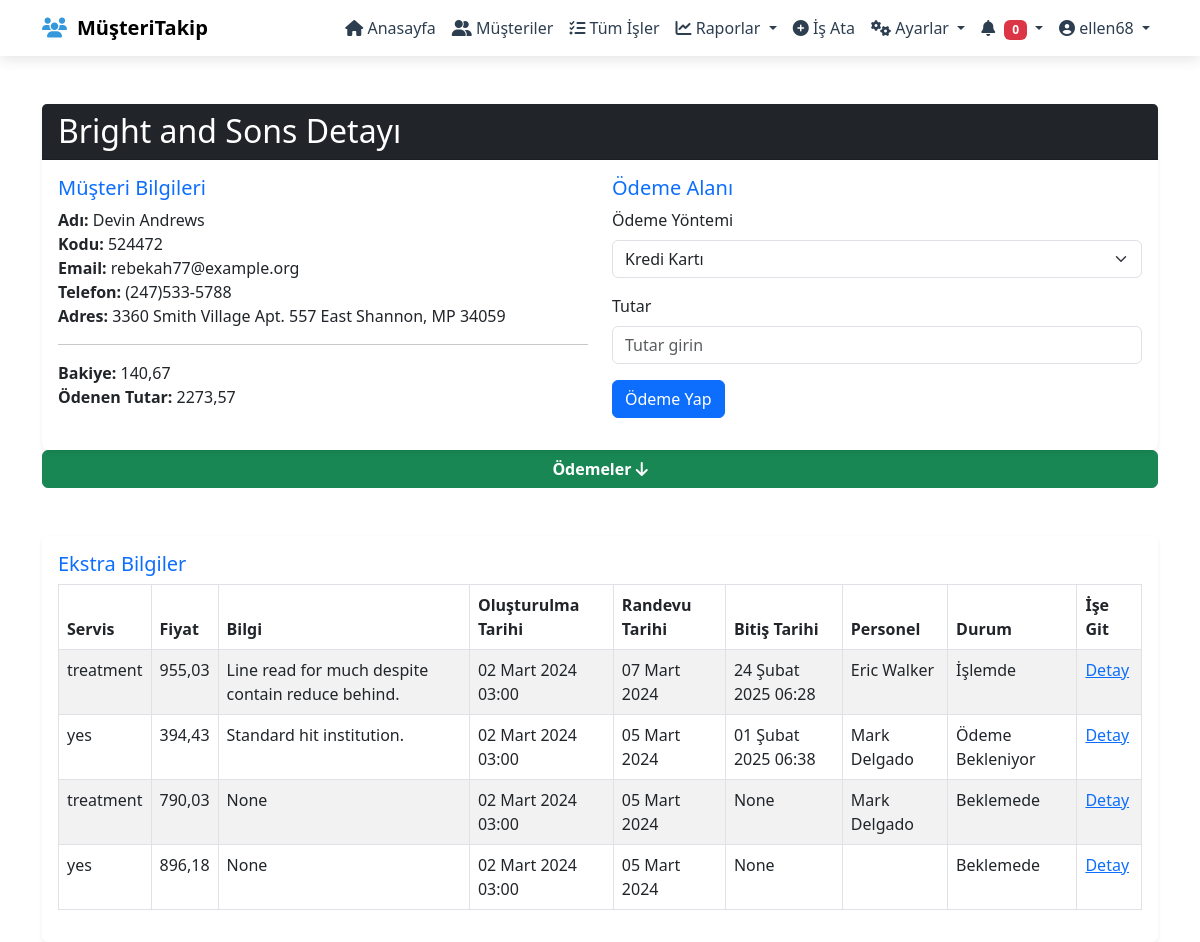
The page /customer_detail/524472 (signed in) on the database its author committed.
### tracking/models.py (models this page shows, shortened)
class User(AbstractUser):
    phone = models.CharField(max_length=15, blank=True, null=True)
    def __str__(self):
        return f"{self.first_name} {self.last_name}"

class Customer(models.Model):
    code = models.CharField(max_length=10, unique=True)
    owner_name = models.CharField(max_length=255)
    owner_surname = models.CharField(max_length=255)
    brand_name = models.CharField(max_length=255)
    address = models.CharField(max_length=255)
    phone = models.CharField(max_length=11)
    email = models.EmailField()
    date_joined = models.DateTimeField(auto_now_add=True)
    created_by = models.ForeignKey(get_user_model(), on_delete=models.CASCADE)
    balance = models.DecimalField(max_digits=10, decimal_places=2, default=0.00)
    paid = models.DecimalField(max_digits=10, decimal_places=2, default=0.00)

class Job(models.Model):
    employee = models.ForeignKey(
        User,
        on_delete=models.CASCADE,
        related_name='employee_jobs'  # employee için ters ilişki
    )
    customer = models.ForeignKey(Customer, on_delete=models.CASCADE, related_name="jobs")
    service = models.ForeignKey(Services, on_delete=models.CASCADE)
    price = models.DecimalField(null=True, blank=True, max_digits=10, decimal_places=2)
    vat = models.IntegerField(null=True, blank=True)
    total_price = models.DecimalField(null=True, blank=True, max_digits=10, decimal_places=2)
    info = models.CharField(max_length=255, null=True, blank=True)
    created_date = models.DateTimeField(auto_now_add=True)
    end_date = models.DateTimeField(null=True, blank=True)
    appointment_date = models.DateField(null=True, blank=True)  # Sadece tarih
    appointment_time = models.TimeField(null=True,blank=True)
    created_by = models.ForeignKey(
        User,
        on_delete=models.CASCADE,
        related_name='created_job'  # created_by için ters ilişki
    )
    STATUS_CHOICES = [
        ('pending', 'Beklemede'),
        ('in_progress', 'İşlemde'),
        ('completed', 'Tamamlandı'),
        ('cancelled', 'İptal'),
        ('awaited','Ödeme Bekleniyor'),
    ]
    status = models.CharField(
        max_length=20,
        choices=STATUS_CHOICES,
        default='pending'
    )

class Services(models.Model):
    name = models.CharField(max_length=255)
    created_by = models.ForeignKey(User, on_delete=models.CASCADE)
    price = models.DecimalField(null=True, blank=True, max_digits=10, decimal_places=2)
    is_active = models.BooleanField(default=True)
    def __str__(self):
        return f"{self.name}"

### tracking/views.py (the view)
# urls.py: path("customer_detail/<int:customer_code>",views.customer_detail,name="customer_detail"),
def customer_detail(request, customer_code):
    customer = get_object_or_404(Customer, code=customer_code)
    customer_jobs = get_customers_job(customer_code)
    customer_payments = get_customer_payment(customer_code)
    context = {
        'customer': customer,
        'customer_jobs': customer_jobs,  # Müşterinin iş bilgilerini de ekliyoruz
        'customer_payments':customer_payments,
    }
    return render(request, 'customer_detail.html', context)

### tracking/context_processors.py (called while the page is built)
def user_jobs(request):
    if request.user.is_authenticated:
        today = timezone.localtime(timezone.now()).date()  # Bugün tarihini yerel zamanla al
        tasks = Job.objects.filter(
            employee=request.user,
            status="pending",
            appointment_date__year=today.year,  # Yıl bazında filtreleme
            appointment_date__month=today.month,  # Ay bazında filtreleme
            appointment_date__day=today.day  # Gün bazında filtreleme
        )
        print(tasks.count())
    else:
        tasks = []
    return {
        'user_jobs': tasks  # Context'e ekleyerek tüm şablonlarda kullanılmasını sağla
    }

def all_jobs(request):
    if request.user.is_authenticated:
        today = timezone.localtime(timezone.now()).date()  # Bugün tarihini yerel zamanla al
        all_jobs = Job.objects.filter(
            status="pending",
            appointment_date__year=today.year,
            appointment_date__month=today.month,
            appointment_date__day=today.day
        )
        print(all_jobs.count())
    else:
        all_jobs = []
    return {
        'all_jobs': all_jobs  # Context'e ekleyerek tüm şablonlarda kullanılmasını sağla
    }

def my_future_works(request):
    if request.user.is_authenticated:
        my_future_works = Job.objects.filter(
            status="pending",
            appointment_date__gt=timezone.localtime(timezone.now())  # Bugünden ileri tarihli işler
        )
    else:
        my_future_works = []
    return {
        'my_future_works': my_future_works  # Context'e ekleyerek tüm şablonlarda kullanılmasını sağla
    }

### tracking/views.py (called while the page is built)
def get_customers_job(customer_code):
    customer = get_object_or_404(Customer, code=customer_code)
    customer_job = Job.objects.filter(customer=customer)
    return customer_job

def get_customer_payment(customer_code):
    customer = get_object_or_404(Customer, code=customer_code)
    payments = Payment.objects.filter(customer=customer)
    return payments

### tracking/templates/customer_detail.html (shortened to what this page needs)
{% extends "_base.html" %} {% block content %}
<div class="container mt-5">
  <div class="card shadow-sm border-0 rounded-lg">
    <div class="card-header bg-dark text-white">
      <h2 class="mb-0">{{ customer.brand_name }} Detayı</h2>
    </div>
    <div class="card-body">
      <div class="row">
        <div class="col-md-6">
          <h3 class="h5 text-primary">Müşteri Bilgileri</h3>
          <ul class="list-unstyled">
            <li>
              <strong>Adı:</strong> {{ customer.owner_name }} {{ customer.owner_surname }}
            </li>
            <li>
              <strong>Kodu:</strong> {{ customer.code }}
            </li>
            <li>
              <strong>Email:</strong> {{ customer.email }}
            </li>
            <li>
              <strong>Telefon:</strong> {{ customer.phone }}
            </li>
            <li>
              <strong>Adres:</strong> {{ customer.address }}
            </li>
            <hr>
            <li>
              <strong>Bakiye:</strong> {{ customer.balance }}
            </li>
            <li>
              <strong>Ödenen Tutar:</strong> {{ customer.paid }}
            </li>
          </ul>
        </div>
        <div class="col-md-6">
          <h3 class="h5 text-primary">Ödeme Alanı</h3>
          <form>
            <div class="mb-3">
              <label for="payment_method" class="form-label">Ödeme Yöntemi</label>
              <select id="payment_method" class="form-select">
                <option value="credit_card">Kredi Kartı</option>
              </select>
            </div>
            <div class="mb-3">
              <label for="amount" class="form-label">Tutar</label>
              <input type="number" id="amount" class="form-control" placeholder="Tutar girin" required>
            </div>
            <div class="mb-3">
              <button type="submit" class="btn btn-primary">Ödeme Yap</button>
            </div>
          </form>
        </div>
      </div>
    </div>
  </div>
  <button class="btn btn-success w-100" data-bs-toggle="collapse" href="#collapseExample" role="button" aria-expanded="false" aria-controls="collapseExample">
    <strong>Ödemeler <i class="fa-solid fa-arrow-down"></i>
    </strong>
  </button>
  <div class="card shadow-sm border-0 rounded-lg mt-5">
    <div class="card-body">
      <h3 class="h5 text-primary">Ekstra Bilgiler</h3>
      <div class="table-responsive">
        <table class="table table-bordered table-striped">
          <thead class="thead-dark">
            <tr>
              <th>Servis</th>
              <th>Fiyat</th>
              <th>Bilgi</th>
              <th>Oluşturulma Tarihi</th>
              <th>Randevu Tarihi</th>
              <th>Bitiş Tarihi</th>
              <th>Personel</th>
              <th>Durum</th>
              <th>İşe Git</th>
            </tr>
          </thead>
          <tbody> {% for customer_job in customer_jobs %} <tr>
              <td>{{ customer_job.service }}</td>
              <td>{{ customer_job.price}}</td>
              <td>{{ customer_job.info }}</td>
              <td>{{ customer_job.created_date }}</td>
              <td>{{ customer_job.appointment_date }}</td>
              <td>{{ customer_job.end_date }}</td>
              <td>{{ customer_job.employee }}</td>
              <td>{{ customer_job.get_status_display }}</td>
              <td>
                <a href="{% url 'job_detail' customer_job.id %}">Detay</a>
              </td>
            </tr> {% empty %} <tr>
              <td colspan="8" class="text-center">Bu müşterinin iş bilgisi bulunmamaktadır.</td>
            </tr> {% endfor %} </tbody>
        </table>
      </div>
    </div>
  </div>
</div> {% endblock %}

### tracking/templates/_navbar.html (shortened to what this page needs)
{% load static %}
<!DOCTYPE html>
<html lang="tr">
<head>
     <link rel="stylesheet" href="{% static 'css/navbar.css' %}">
</head>
<body>
<nav class="navbar navbar-expand-lg">
    <div class="container">
        <a class="navbar-brand" href="#">
            <i class="fas fa-users"></i> MüşteriTakip
        </a>
        <div class="collapse navbar-collapse" id="navbarNav">
            <ul class="navbar-nav ms-auto">
                <li class="nav-item">
                    <a class="nav-link active" href="{% url 'dashboard' %}"><i class="fas fa-home"></i> Anasayfa</a>
                </li>
                <li class="nav-item">
                    <a class="nav-link" href="{% url 'list_customers' %}"><i class="fas fa-user-friends"></i> Müşteriler</a>
                </li>
                <li class="nav-item">
                    <a class="nav-link" href="{% url 'job_list' %}"><i class="fas fa-tasks"></i> Tüm İşler</a>
                </li>
                <li class="nav-item dropdown">
                    <a class="nav-link dropdown-toggle" href="#" role="button" data-bs-toggle="dropdown">
                        <i class="fa-solid fa-chart-line"></i> Raporlar
                    </a>
                </li>
                <li class="nav-item">
                    <a class="nav-link" href="{% url 'add_job_page' %}"><i class="fas fa-plus-circle"></i> İş Ata</a>
                </li>
                <li class="nav-item dropdown">
                    <a class="nav-link dropdown-toggle" href="#" role="button" data-bs-toggle="dropdown">
                        <i class="fas fa-cogs"></i> Ayarlar
                    </a>
                </li>
                <li class="nav-item dropdown">
                    <a class="nav-link dropdown-toggle" href="#" role="button" data-bs-toggle="dropdown">
                        <i class="fas fa-bell"></i> <span class="badge bg-danger">{{user_jobs.count}}</span>
                    </a>
                </li>
                <li class="nav-item dropdown">
                    <a class="nav-link dropdown-toggle" href="#" role="button" data-bs-toggle="dropdown">
                        <i class="fas fa-user-circle"></i> {{request.user.username}}
                    </a>
                </li>
            </ul>
        </div>
    </div>
</nav>
</body>
</html>

### tracking/static/css/navbar.css (style rules this page uses)
body { font-family: "Poppins", sans-serif; font-weight: 500; font-style: normal; }
.navbar { background-color: #ffffff; padding: 10px 20px; box-shadow: 0px 4px 12px rgba(0, 0, 0, 0.1); }
.navbar-brand { font-weight: 700; font-size: 1.8rem; color: #2c3e50; display: flex; align-items: center; }
.navbar-brand i { margin-right: 10px; color: #3498db; }
.nav-link { font-size: 1rem; color: #2c3e50 !important; padding: 8px 15px; margin: 0 0px; border-radius: 8px; transition: all 0.3s ease; }
.nav-link.active { color: #ffffff; }
.badge { font-size: 0.8rem; padding: 4px 8px; margin-left: 5px; }

### rows shown on the page
User: user.username "ellen68"
Customer: brand_name "Bright and Sons", owner_name "Devin", owner_surname "Andrews", code "524472", email "rebekah77@example.org", phone "(247)533-5788", address "3360 Smith Village Apt. 557 East Shannon, MP 34059", balance "140,67", paid "2273,57"
Job: service "treatment", price "955,03", info "Line read for much despite contain reduce behind.", created_date "02 Mart 2024 03:00", appointment_date "07 Mart 2024", end_date "24 Şubat 2025 06:28", employee "Eric Walker", status "İşlemde"
Job: service "yes", price "394,43", info "Standard hit institution.", created_date "02 Mart 2024 03:00", appointment_date "05 Mart 2024", end_date "01 Şubat 2025 06:38", employee "Mark Delgado", status "Ödeme Bekleniyor"
Job: service "treatment", price "790,03", info "None", created_date "02 Mart 2024 03:00", appointment_date "05 Mart 2024", end_date "None", employee "Mark Delgado", status "Beklemede"
Job: service "yes", price "896,18", info "None", created_date "02 Mart 2024 03:00", appointment_date "05 Mart 2024", end_date "None", status "Beklemede"

### other values the page prints
{{ user_jobs.count }} "0"
